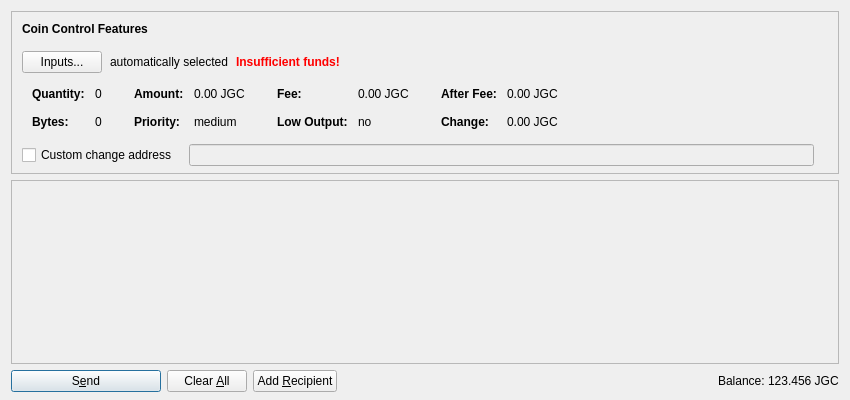
<?xml version="1.0" encoding="UTF-8"?>
<ui version="4.0">
 <class>SendCoinsDialog</class>
 <widget class="QDialog" name="SendCoinsDialog">
  <property name="geometry">
   <rect>
    <x>0</x>
    <y>0</y>
    <width>850</width>
    <height>400</height>
   </rect>
  </property>
  <property name="windowTitle">
   <string>Send Coins</string>
  </property>
  <layout class="QVBoxLayout" name="verticalLayout" stretch="0,1,0">
   <property name="bottomMargin">
    <number>8</number>
   </property>
   <item>
    <widget class="QFrame" name="frameCoinControl">
     <property name="sizePolicy">
      <sizepolicy hsizetype="Expanding" vsizetype="Expanding">
       <horstretch>0</horstretch>
       <verstretch>0</verstretch>
      </sizepolicy>
     </property>
     <property name="maximumSize">
      <size>
       <width>16777215</width>
       <height>16777215</height>
      </size>
     </property>
     <property name="frameShape">
      <enum>QFrame::StyledPanel</enum>
     </property>
     <property name="frameShadow">
      <enum>QFrame::Sunken</enum>
     </property>
     <layout class="QVBoxLayout" name="verticalLayoutCoinControl2">
      <property name="spacing">
       <number>0</number>
      </property>
      <property name="leftMargin">
       <number>0</number>
      </property>
      <property name="topMargin">
       <number>0</number>
      </property>
      <property name="rightMargin">
       <number>0</number>
      </property>
      <property name="bottomMargin">
       <number>6</number>
      </property>
      <item>
       <layout class="QVBoxLayout" name="verticalLayoutCoinControl" stretch="0,0,0,0,1">
        <property name="spacing">
         <number>0</number>
        </property>
        <property name="leftMargin">
         <number>10</number>
        </property>
        <property name="topMargin">
         <number>10</number>
        </property>
        <item>
         <layout class="QHBoxLayout" name="horizontalLayoutCoinControl1">
          <property name="bottomMargin">
           <number>15</number>
          </property>
          <item>
           <widget class="QLabel" name="labelCoinControlFeatures">
            <property name="sizePolicy">
             <sizepolicy hsizetype="Preferred" vsizetype="Maximum">
              <horstretch>0</horstretch>
              <verstretch>0</verstretch>
             </sizepolicy>
            </property>
            <property name="font">
             <font>
              <weight>75</weight>
              <bold>true</bold>
             </font>
            </property>
            <property name="styleSheet">
             <string notr="true">font-weight:bold;</string>
            </property>
            <property name="text">
             <string>Coin Control Features</string>
            </property>
           </widget>
          </item>
         </layout>
        </item>
        <item>
         <layout class="QHBoxLayout" name="horizontalLayoutCoinControl2" stretch="0,0,0,0">
          <property name="spacing">
           <number>8</number>
          </property>
          <property name="bottomMargin">
           <number>10</number>
          </property>
          <item>
           <widget class="QPushButton" name="pushButtonCoinControl">
            <property name="styleSheet">
             <string notr="true"/>
            </property>
            <property name="text">
             <string>Inputs...</string>
            </property>
           </widget>
          </item>
          <item>
           <widget class="QLabel" name="labelCoinControlAutomaticallySelected">
            <property name="text">
             <string>automatically selected</string>
            </property>
            <property name="margin">
             <number>5</number>
            </property>
           </widget>
          </item>
          <item>
           <widget class="QLabel" name="labelCoinControlInsuffFunds">
            <property name="font">
             <font>
              <weight>75</weight>
              <bold>true</bold>
             </font>
            </property>
            <property name="styleSheet">
             <string notr="true">color:red;font-weight:bold;</string>
            </property>
            <property name="text">
             <string>Insufficient funds!</string>
            </property>
            <property name="margin">
             <number>5</number>
            </property>
           </widget>
          </item>
          <item>
           <spacer name="horizontalSpacerCoinControl">
            <property name="orientation">
             <enum>Qt::Horizontal</enum>
            </property>
            <property name="sizeHint" stdset="0">
             <size>
              <width>40</width>
              <height>1</height>
             </size>
            </property>
           </spacer>
          </item>
         </layout>
        </item>
        <item>
         <widget class="QWidget" name="widgetCoinControl" native="true">
          <property name="sizePolicy">
           <sizepolicy hsizetype="Preferred" vsizetype="Preferred">
            <horstretch>0</horstretch>
            <verstretch>0</verstretch>
           </sizepolicy>
          </property>
          <property name="minimumSize">
           <size>
            <width>0</width>
            <height>0</height>
           </size>
          </property>
          <property name="styleSheet">
           <string notr="true"/>
          </property>
          <layout class="QHBoxLayout" name="horizontalLayoutCoinControl5">
           <property name="leftMargin">
            <number>0</number>
           </property>
           <property name="topMargin">
            <number>0</number>
           </property>
           <property name="rightMargin">
            <number>0</number>
           </property>
           <property name="bottomMargin">
            <number>0</number>
           </property>
           <item>
            <layout class="QHBoxLayout" name="horizontalLayoutCoinControl3" stretch="0,0,0,1">
             <property name="spacing">
              <number>20</number>
             </property>
             <property name="topMargin">
              <number>0</number>
             </property>
             <property name="bottomMargin">
              <number>10</number>
             </property>
             <item>
              <layout class="QFormLayout" name="formLayoutCoinControl1">
               <property name="horizontalSpacing">
                <number>10</number>
               </property>
               <property name="verticalSpacing">
                <number>14</number>
               </property>
               <property name="leftMargin">
                <number>10</number>
               </property>
               <property name="topMargin">
                <number>4</number>
               </property>
               <property name="rightMargin">
                <number>6</number>
               </property>
               <item row="0" column="0">
                <widget class="QLabel" name="labelCoinControlQuantityText">
                 <property name="font">
                  <font>
                   <weight>75</weight>
                   <bold>true</bold>
                  </font>
                 </property>
                 <property name="text">
                  <string>Quantity:</string>
                 </property>
                 <property name="margin">
                  <number>0</number>
                 </property>
                </widget>
               </item>
               <item row="0" column="1">
                <widget class="QLabel" name="labelCoinControlQuantity">
                 <property name="cursor">
                  <cursorShape>IBeamCursor</cursorShape>
                 </property>
                 <property name="contextMenuPolicy">
                  <enum>Qt::ActionsContextMenu</enum>
                 </property>
                 <property name="text">
                  <string notr="true">0</string>
                 </property>
                 <property name="margin">
                  <number>0</number>
                 </property>
                 <property name="textInteractionFlags">
                  <set>Qt::LinksAccessibleByMouse|Qt::TextSelectableByKeyboard|Qt::TextSelectableByMouse</set>
                 </property>
                </widget>
               </item>
               <item row="1" column="0">
                <widget class="QLabel" name="labelCoinControlBytesText">
                 <property name="font">
                  <font>
                   <weight>75</weight>
                   <bold>true</bold>
                  </font>
                 </property>
                 <property name="text">
                  <string>Bytes:</string>
                 </property>
                </widget>
               </item>
               <item row="1" column="1">
                <widget class="QLabel" name="labelCoinControlBytes">
                 <property name="cursor">
                  <cursorShape>IBeamCursor</cursorShape>
                 </property>
                 <property name="contextMenuPolicy">
                  <enum>Qt::ActionsContextMenu</enum>
                 </property>
                 <property name="text">
                  <string notr="true">0</string>
                 </property>
                 <property name="textInteractionFlags">
                  <set>Qt::LinksAccessibleByMouse|Qt::TextSelectableByKeyboard|Qt::TextSelectableByMouse</set>
                 </property>
                </widget>
               </item>
              </layout>
             </item>
             <item>
              <layout class="QFormLayout" name="formLayoutCoinControl2">
               <property name="horizontalSpacing">
                <number>10</number>
               </property>
               <property name="verticalSpacing">
                <number>14</number>
               </property>
               <property name="leftMargin">
                <number>6</number>
               </property>
               <property name="topMargin">
                <number>4</number>
               </property>
               <property name="rightMargin">
                <number>6</number>
               </property>
               <item row="0" column="0">
                <widget class="QLabel" name="labelCoinControlAmountText">
                 <property name="font">
                  <font>
                   <weight>75</weight>
                   <bold>true</bold>
                  </font>
                 </property>
                 <property name="text">
                  <string>Amount:</string>
                 </property>
                 <property name="margin">
                  <number>0</number>
                 </property>
                </widget>
               </item>
               <item row="0" column="1">
                <widget class="QLabel" name="labelCoinControlAmount">
                 <property name="cursor">
                  <cursorShape>IBeamCursor</cursorShape>
                 </property>
                 <property name="contextMenuPolicy">
                  <enum>Qt::ActionsContextMenu</enum>
                 </property>
                 <property name="text">
                  <string notr="true">0.00 JGC</string>
                 </property>
                 <property name="textInteractionFlags">
                  <set>Qt::LinksAccessibleByMouse|Qt::TextSelectableByKeyboard|Qt::TextSelectableByMouse</set>
                 </property>
                </widget>
               </item>
               <item row="1" column="0">
                <widget class="QLabel" name="labelCoinControlPriorityText">
                 <property name="font">
                  <font>
                   <weight>75</weight>
                   <bold>true</bold>
                  </font>
                 </property>
                 <property name="text">
                  <string>Priority:</string>
                 </property>
                </widget>
               </item>
               <item row="1" column="1">
                <widget class="QLabel" name="labelCoinControlPriority">
                 <property name="cursor">
                  <cursorShape>IBeamCursor</cursorShape>
                 </property>
                 <property name="contextMenuPolicy">
                  <enum>Qt::ActionsContextMenu</enum>
                 </property>
                 <property name="text">
                  <string notr="true">medium</string>
                 </property>
                 <property name="textInteractionFlags">
                  <set>Qt::LinksAccessibleByMouse|Qt::TextSelectableByKeyboard|Qt::TextSelectableByMouse</set>
                 </property>
                </widget>
               </item>
              </layout>
             </item>
             <item>
              <layout class="QFormLayout" name="formLayoutCoinControl3">
               <property name="horizontalSpacing">
                <number>10</number>
               </property>
               <property name="verticalSpacing">
                <number>14</number>
               </property>
               <property name="leftMargin">
                <number>6</number>
               </property>
               <property name="topMargin">
                <number>4</number>
               </property>
               <property name="rightMargin">
                <number>6</number>
               </property>
               <item row="0" column="0">
                <widget class="QLabel" name="labelCoinControlFeeText">
                 <property name="font">
                  <font>
                   <weight>75</weight>
                   <bold>true</bold>
                  </font>
                 </property>
                 <property name="text">
                  <string>Fee:</string>
                 </property>
                 <property name="margin">
                  <number>0</number>
                 </property>
                </widget>
               </item>
               <item row="0" column="1">
                <widget class="QLabel" name="labelCoinControlFee">
                 <property name="cursor">
                  <cursorShape>IBeamCursor</cursorShape>
                 </property>
                 <property name="contextMenuPolicy">
                  <enum>Qt::ActionsContextMenu</enum>
                 </property>
                 <property name="text">
                  <string notr="true">0.00 JGC</string>
                 </property>
                 <property name="textInteractionFlags">
                  <set>Qt::LinksAccessibleByMouse|Qt::TextSelectableByKeyboard|Qt::TextSelectableByMouse</set>
                 </property>
                </widget>
               </item>
               <item row="1" column="0">
                <widget class="QLabel" name="labelCoinControlLowOutputText">
                 <property name="font">
                  <font>
                   <weight>75</weight>
                   <bold>true</bold>
                  </font>
                 </property>
                 <property name="text">
                  <string>Low Output:</string>
                 </property>
                </widget>
               </item>
               <item row="1" column="1">
                <widget class="QLabel" name="labelCoinControlLowOutput">
                 <property name="cursor">
                  <cursorShape>IBeamCursor</cursorShape>
                 </property>
                 <property name="contextMenuPolicy">
                  <enum>Qt::ActionsContextMenu</enum>
                 </property>
                 <property name="text">
                  <string notr="true">no</string>
                 </property>
                 <property name="textInteractionFlags">
                  <set>Qt::LinksAccessibleByMouse|Qt::TextSelectableByKeyboard|Qt::TextSelectableByMouse</set>
                 </property>
                </widget>
               </item>
              </layout>
             </item>
             <item>
              <layout class="QFormLayout" name="formLayoutCoinControl4">
               <property name="horizontalSpacing">
                <number>10</number>
               </property>
               <property name="verticalSpacing">
                <number>14</number>
               </property>
               <property name="leftMargin">
                <number>6</number>
               </property>
               <property name="topMargin">
                <number>4</number>
               </property>
               <property name="rightMargin">
                <number>6</number>
               </property>
               <item row="0" column="0">
                <widget class="QLabel" name="labelCoinControlAfterFeeText">
                 <property name="font">
                  <font>
                   <weight>75</weight>
                   <bold>true</bold>
                  </font>
                 </property>
                 <property name="text">
                  <string>After Fee:</string>
                 </property>
                 <property name="margin">
                  <number>0</number>
                 </property>
                </widget>
               </item>
               <item row="0" column="1">
                <widget class="QLabel" name="labelCoinControlAfterFee">
                 <property name="cursor">
                  <cursorShape>IBeamCursor</cursorShape>
                 </property>
                 <property name="contextMenuPolicy">
                  <enum>Qt::ActionsContextMenu</enum>
                 </property>
                 <property name="text">
                  <string notr="true">0.00 JGC</string>
                 </property>
                 <property name="textInteractionFlags">
                  <set>Qt::LinksAccessibleByMouse|Qt::TextSelectableByKeyboard|Qt::TextSelectableByMouse</set>
                 </property>
                </widget>
               </item>
               <item row="1" column="0">
                <widget class="QLabel" name="labelCoinControlChangeText">
                 <property name="font">
                  <font>
                   <weight>75</weight>
                   <bold>true</bold>
                  </font>
                 </property>
                 <property name="text">
                  <string>Change:</string>
                 </property>
                </widget>
               </item>
               <item row="1" column="1">
                <widget class="QLabel" name="labelCoinControlChange">
                 <property name="cursor">
                  <cursorShape>IBeamCursor</cursorShape>
                 </property>
                 <property name="contextMenuPolicy">
                  <enum>Qt::ActionsContextMenu</enum>
                 </property>
                 <property name="text">
                  <string notr="true">0.00 JGC</string>
                 </property>
                 <property name="textInteractionFlags">
                  <set>Qt::LinksAccessibleByMouse|Qt::TextSelectableByKeyboard|Qt::TextSelectableByMouse</set>
                 </property>
                </widget>
               </item>
              </layout>
             </item>
            </layout>
           </item>
          </layout>
         </widget>
        </item>
        <item>
         <layout class="QHBoxLayout" name="horizontalLayoutCoinControl4" stretch="0,0,0">
          <property name="spacing">
           <number>12</number>
          </property>
          <property name="sizeConstraint">
           <enum>QLayout::SetDefaultConstraint</enum>
          </property>
          <property name="topMargin">
           <number>5</number>
          </property>
          <property name="rightMargin">
           <number>5</number>
          </property>
          <item>
           <widget class="QCheckBox" name="checkBoxCoinControlChange">
            <property name="toolTip">
             <string>If this is activated, but the change address is empty or invalid, change will be sent to a newly generated address.</string>
            </property>
            <property name="text">
             <string>Custom change address</string>
            </property>
           </widget>
          </item>
          <item>
           <widget class="QValidatedLineEdit" name="lineEditCoinControlChange">
            <property name="enabled">
             <bool>false</bool>
            </property>
            <property name="sizePolicy">
             <sizepolicy hsizetype="Expanding" vsizetype="Fixed">
              <horstretch>0</horstretch>
              <verstretch>0</verstretch>
             </sizepolicy>
            </property>
           </widget>
          </item>
          <item>
           <widget class="QLabel" name="labelCoinControlChangeLabel">
            <property name="sizePolicy">
             <sizepolicy hsizetype="Preferred" vsizetype="Expanding">
              <horstretch>0</horstretch>
              <verstretch>0</verstretch>
             </sizepolicy>
            </property>
            <property name="minimumSize">
             <size>
              <width>0</width>
              <height>0</height>
             </size>
            </property>
            <property name="text">
             <string/>
            </property>
            <property name="margin">
             <number>3</number>
            </property>
           </widget>
          </item>
         </layout>
        </item>
        <item>
         <spacer name="verticalSpacerCoinControl">
          <property name="orientation">
           <enum>Qt::Vertical</enum>
          </property>
          <property name="sizeHint" stdset="0">
           <size>
            <width>800</width>
            <height>1</height>
           </size>
          </property>
         </spacer>
        </item>
       </layout>
      </item>
     </layout>
    </widget>
   </item>
   <item>
    <widget class="QScrollArea" name="scrollArea">
     <property name="widgetResizable">
      <bool>true</bool>
     </property>
     <widget class="QWidget" name="scrollAreaWidgetContents">
      <property name="geometry">
       <rect>
        <x>0</x>
        <y>0</y>
        <width>830</width>
        <height>178</height>
       </rect>
      </property>
      <layout class="QVBoxLayout" name="verticalLayout_2" stretch="0,1">
       <property name="leftMargin">
        <number>0</number>
       </property>
       <property name="topMargin">
        <number>0</number>
       </property>
       <property name="rightMargin">
        <number>0</number>
       </property>
       <property name="bottomMargin">
        <number>0</number>
       </property>
       <item>
        <layout class="QVBoxLayout" name="entries">
         <property name="spacing">
          <number>6</number>
         </property>
        </layout>
       </item>
       <item>
        <spacer name="verticalSpacer">
         <property name="orientation">
          <enum>Qt::Vertical</enum>
         </property>
         <property name="sizeHint" stdset="0">
          <size>
           <width>20</width>
           <height>40</height>
          </size>
         </property>
        </spacer>
       </item>
      </layout>
     </widget>
    </widget>
   </item>
   <item>
    <layout class="QHBoxLayout" name="horizontalLayout">
     <item>
      <widget class="QPushButton" name="sendButton">
       <property name="minimumSize">
        <size>
         <width>150</width>
         <height>0</height>
        </size>
       </property>
       <property name="toolTip">
        <string>Confirm the send action</string>
       </property>
       <property name="text">
        <string>S&amp;end</string>
       </property>
       <property name="icon">
        <iconset resource="../jgcoin.qrc">
         <normaloff>:/icons/send</normaloff>:/icons/send</iconset>
       </property>
       <property name="default">
        <bool>true</bool>
       </property>
      </widget>
     </item>
     <item>
      <widget class="QPushButton" name="clearButton">
       <property name="sizePolicy">
        <sizepolicy hsizetype="Minimum" vsizetype="Fixed">
         <horstretch>0</horstretch>
         <verstretch>0</verstretch>
        </sizepolicy>
       </property>
       <property name="toolTip">
        <string>Clear all fields of the form.</string>
       </property>
       <property name="text">
        <string>Clear &amp;All</string>
       </property>
       <property name="icon">
        <iconset resource="../jgcoin.qrc">
         <normaloff>:/icons/remove</normaloff>:/icons/remove</iconset>
       </property>
       <property name="autoRepeatDelay">
        <number>300</number>
       </property>
       <property name="autoDefault">
        <bool>false</bool>
       </property>
      </widget>
     </item>
     <item>
      <widget class="QPushButton" name="addButton">
       <property name="toolTip">
        <string>Send to multiple recipients at once</string>
       </property>
       <property name="text">
        <string>Add &amp;Recipient</string>
       </property>
       <property name="icon">
        <iconset resource="../jgcoin.qrc">
         <normaloff>:/icons/add</normaloff>:/icons/add</iconset>
       </property>
       <property name="autoDefault">
        <bool>false</bool>
       </property>
      </widget>
     </item>
     <item>
      <spacer name="horizontalSpacer">
       <property name="orientation">
        <enum>Qt::Horizontal</enum>
       </property>
       <property name="sizeHint" stdset="0">
        <size>
         <width>40</width>
         <height>20</height>
        </size>
       </property>
      </spacer>
     </item>
     <item>
      <layout class="QHBoxLayout" name="horizontalLayout_2">
       <property name="spacing">
        <number>3</number>
       </property>
       <item>
        <widget class="QLabel" name="label">
         <property name="sizePolicy">
          <sizepolicy hsizetype="Preferred" vsizetype="Fixed">
           <horstretch>0</horstretch>
           <verstretch>0</verstretch>
          </sizepolicy>
         </property>
         <property name="text">
          <string>Balance:</string>
         </property>
        </widget>
       </item>
       <item>
        <widget class="QLabel" name="labelBalance">
         <property name="sizePolicy">
          <sizepolicy hsizetype="Preferred" vsizetype="Fixed">
           <horstretch>0</horstretch>
           <verstretch>0</verstretch>
          </sizepolicy>
         </property>
         <property name="cursor">
          <cursorShape>IBeamCursor</cursorShape>
         </property>
         <property name="text">
          <string notr="true">123.456 JGC</string>
         </property>
         <property name="textInteractionFlags">
          <set>Qt::LinksAccessibleByMouse|Qt::TextSelectableByKeyboard|Qt::TextSelectableByMouse</set>
         </property>
        </widget>
       </item>
      </layout>
     </item>
    </layout>
   </item>
  </layout>
 </widget>
 <customwidgets>
  <customwidget>
   <class>QValidatedLineEdit</class>
   <extends>QLineEdit</extends>
   <header>qvalidatedlineedit.h</header>
  </customwidget>
 </customwidgets>
 <resources>
  <include location="../jgcoin.qrc"/>
 </resources>
 <connections/>
</ui>
